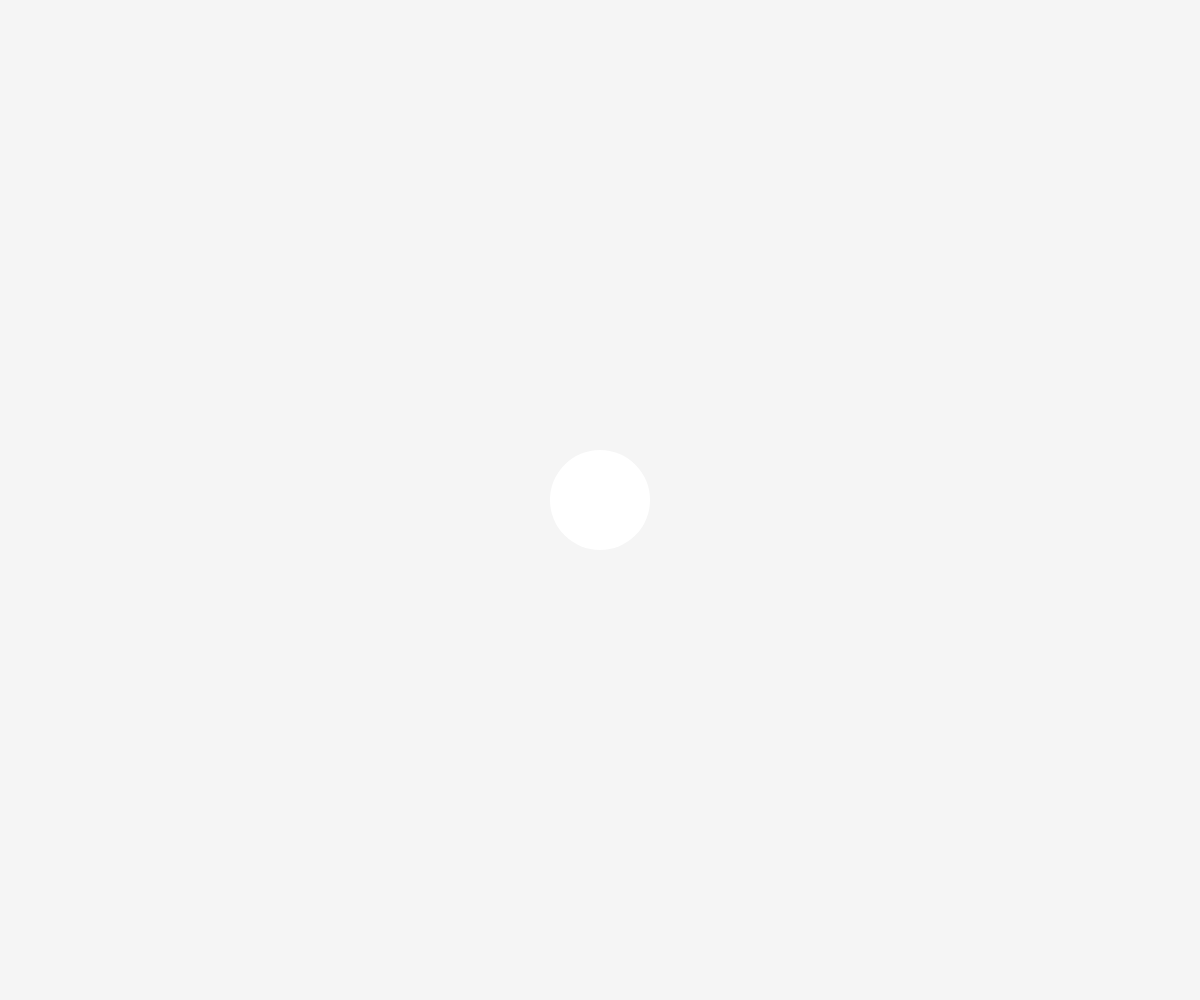
Frame 1 (no input)
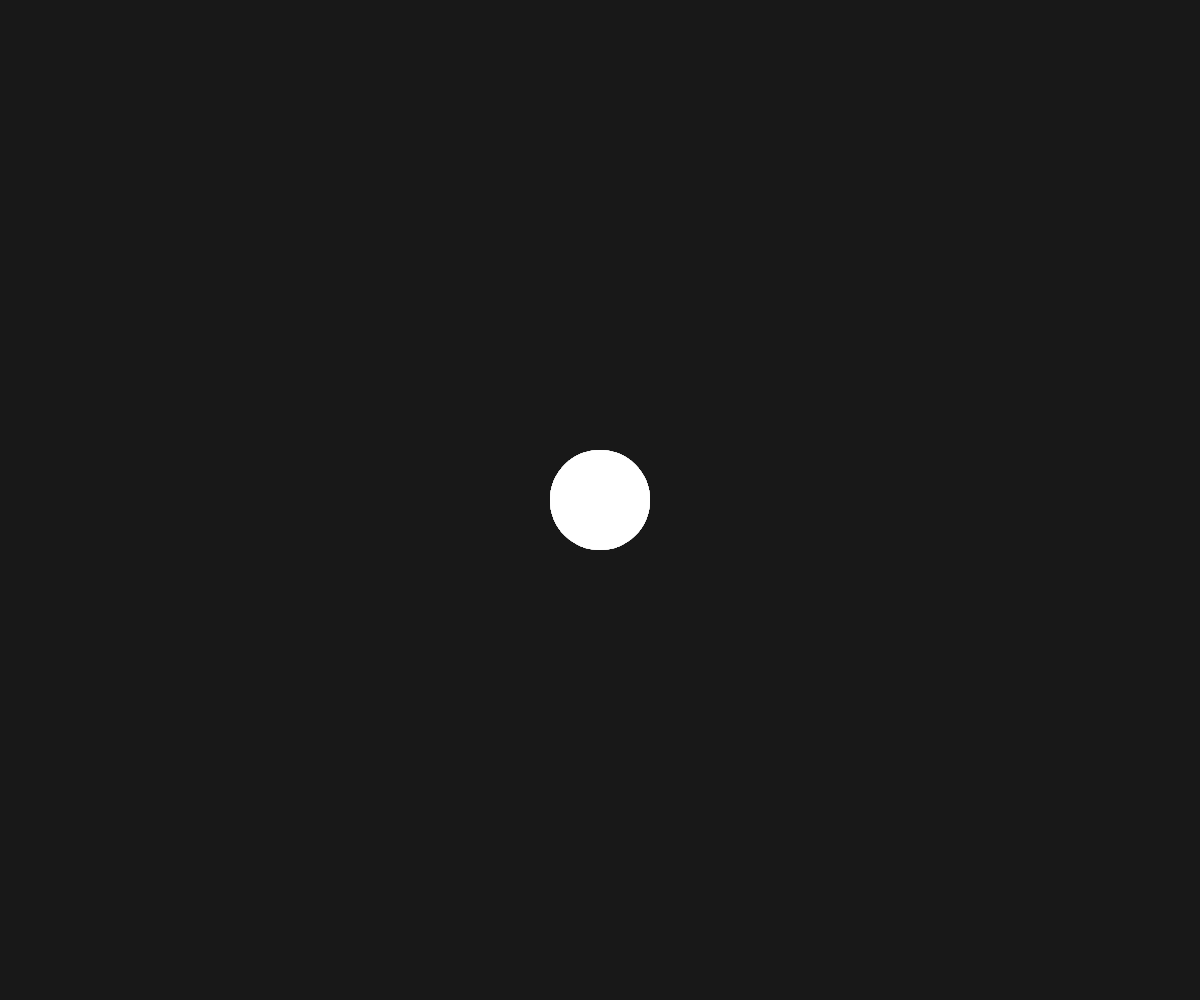
Frame 60 (no input)
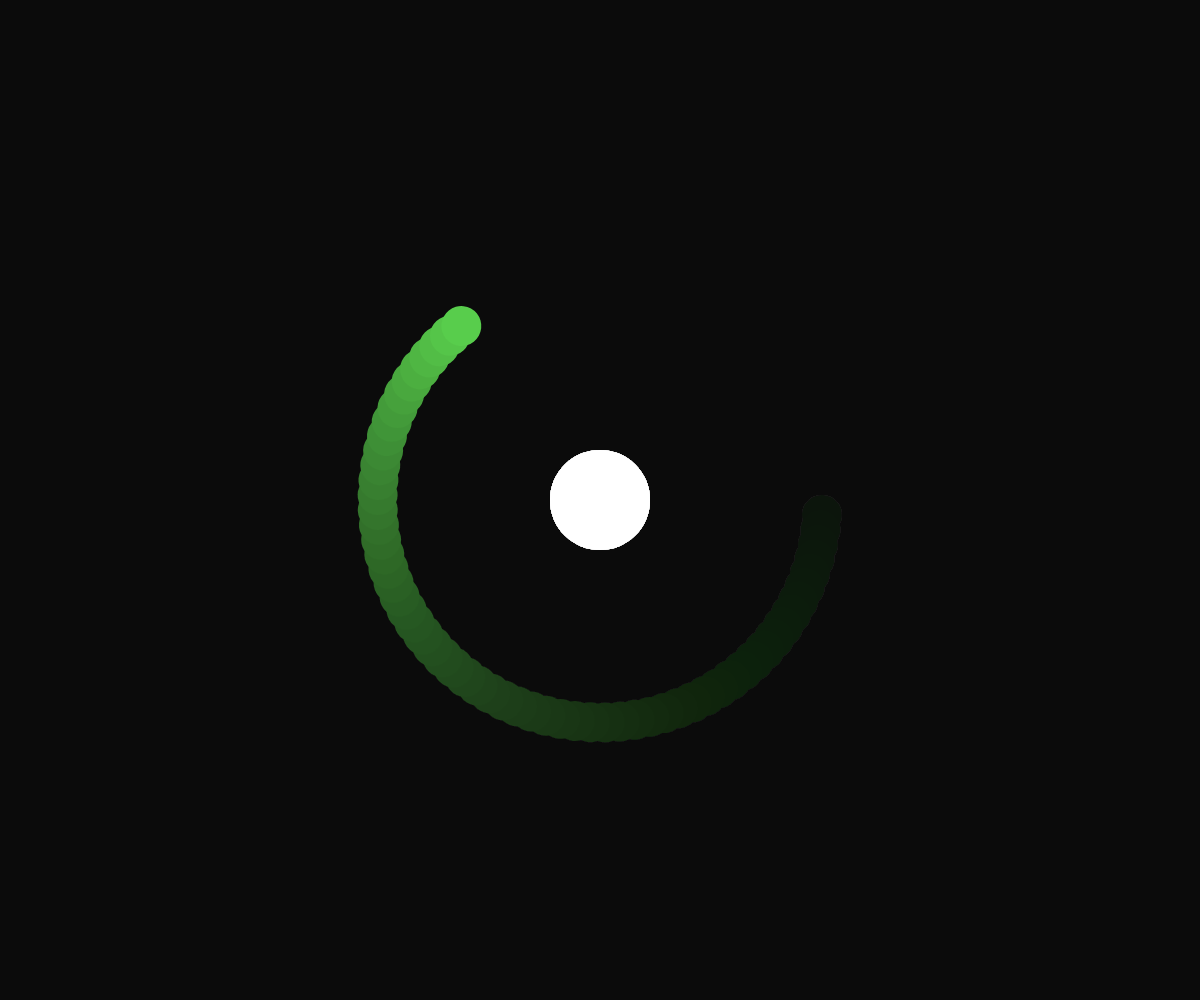
Frame 120 (the mouse pressed at the canvas centre since frame 60)

The p5.js sketch that drew these frames (run headless with seeded random() and noise() and a simulated clock; from frame 60 on, the mouse is pressed at the canvas centre):

// p5.js sketch
// ── sketch.js
// Planets and Moons
// Muhammad Ismail
// 3/26/2026

// Globle Variables
let myPlanet;

// On your own challange
// Add some style to the planet/moons (color, trail effect)
// Stars in the background → create Star class, use array
// Multaple Planits.. which plait gets the moon
// or 
// somthing cool you devise of your own

function setup() {
  createCanvas(windowWidth, windowHeight);
  angleMode(DEGREES);
  noStroke();
  myPlanet = new Planet(width/2, height/2);
}

function draw() {
  background(0, 10);
  myPlanet.display();
}

function mousePressed(){
  // Reguler click → add moon
  // SHIFT click → destoy and reset moon
  if(keyIsPressed && keyCode === SHIFT){
    myPlanet = new Planet(width/2, height/2);
  }

  else{
    myPlanet.createMoon();
  }
}

function keyPressed(){
  if(keyCode !== SHIFT){
    myPlanet.x = mouseX;
    myPlanet.y = mouseY;
  }
}

class Planet{
  // Consttuctor
  constructor(x,y){
    this.x = x; this.y = y; this.s = 100;
    this.moons = [];
  }

  // Class Methods
  createMoon(){
    this.moons.push(new Moon());
  }

  display(){
    // Draw the planit + all its moons
    circle(this.x, this.y, this.s);

    // For the moons
    for (let m of this.moons){
      m.update(this.x, this.y);

    }
  }
}

class Moon{
  //Consttuctor
  constructor(){
    this.speed = random(1,5); // angular speed or speed of rotation
    this.angle = 0;
    this.orbitRadius = random(150, 500);
    this.s = random(10,50);
    this.color = [random(0,255), random(0, 255), random(0,255)];
  }

  // Class Methods
  move(){
    this.angle += this.speed;
  }

  display(x, y){
    push();
    translate(x,y);
    rotate(this.angle);
    fill(this.color[0],this.color[1], this.color[2]);
    circle(this.orbitRadius, 0, this.s);
    pop();
  }

  update(x,y){
    // Helper method to handle all internal
    // method calls
    this.move();
    this.display(x,y);
  }
}
